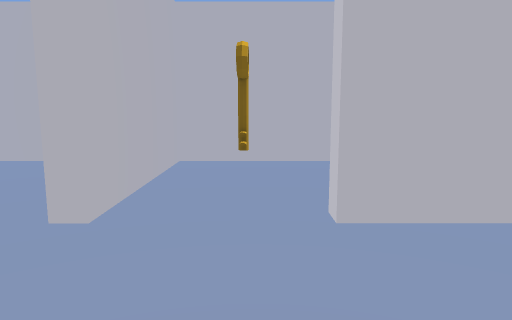
View 1 (above)

19 first-person views from a walk through a Unity game level. The camera is 1.5 m above the floor, tilts 8° down and sees 70° across. The floor is counted in squares, 1 m on a side. Each view is taken from the middle of a square. On the plan, view 1 faces up. The plan holds only what a view shows up to about 16 squares ahead; the rest is blank. The place goes on beyond the plan. The player is left out. Some animated figures are not drawn.

View 2
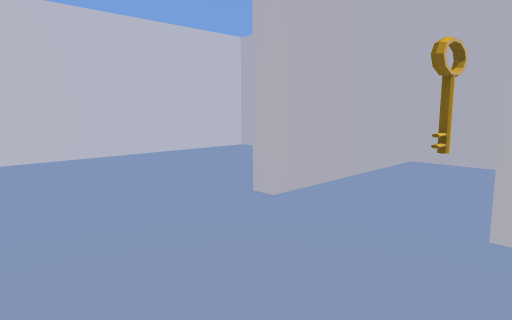

View 3
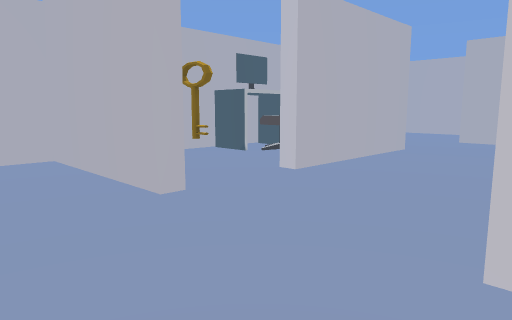

View 4
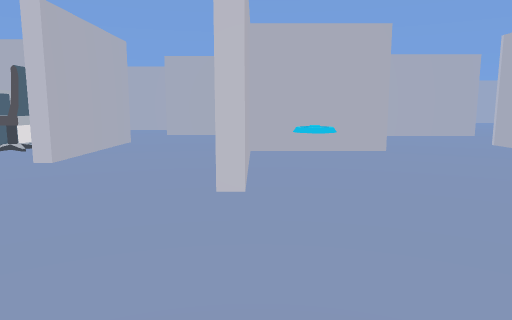

View 5
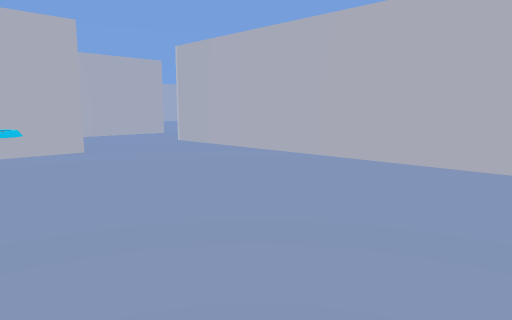

View 6
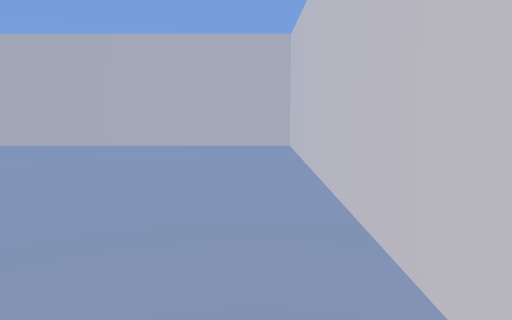

View 7
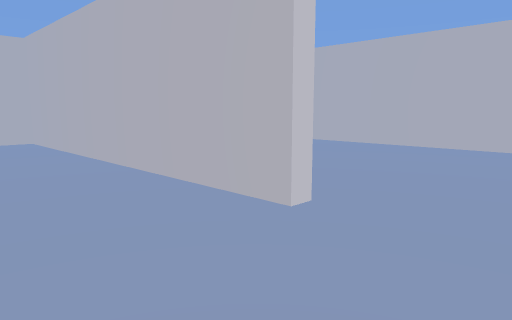

View 8
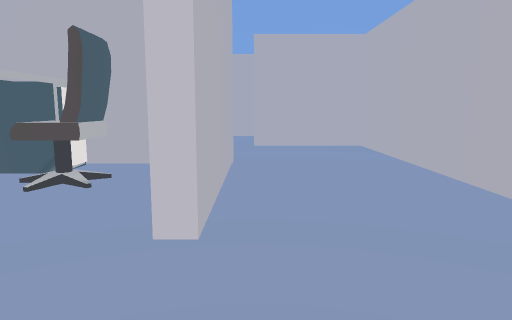

View 9
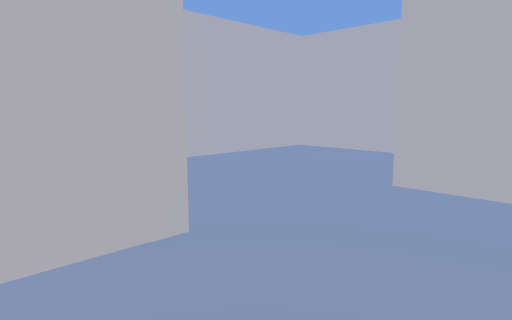

View 10
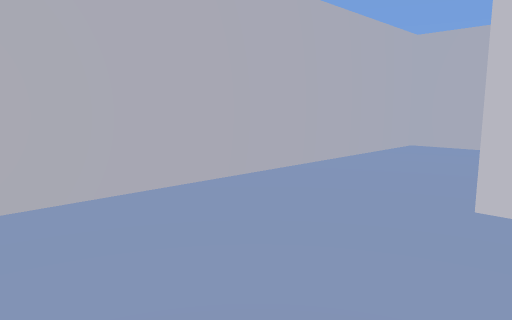

View 11
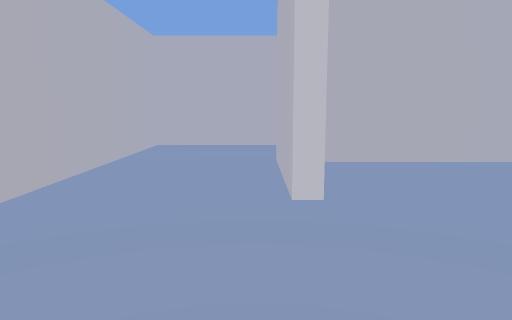

View 12
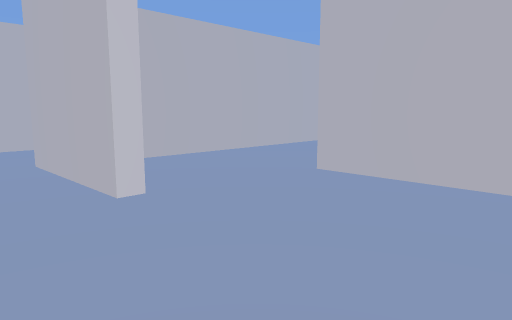

View 13
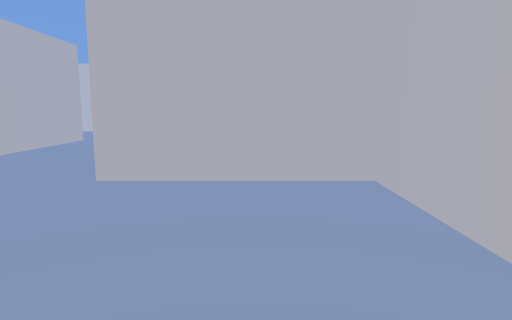

View 14
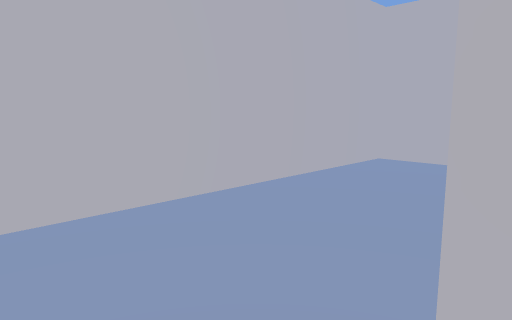

View 15
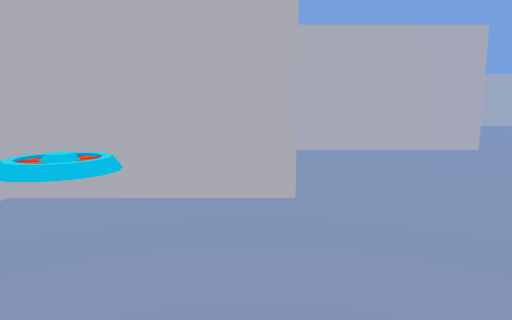

View 16
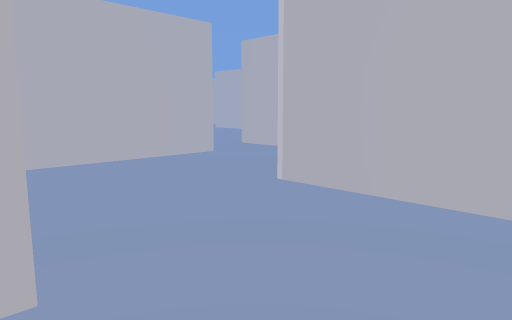

View 17
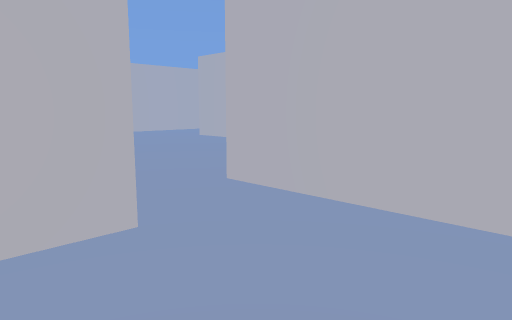

View 18
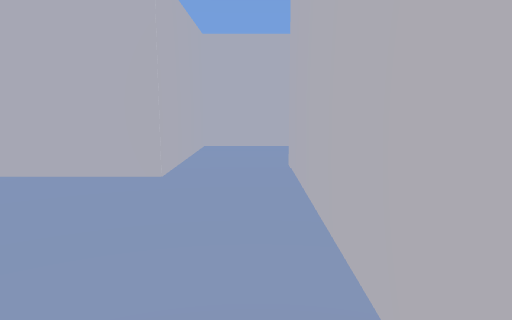

View 19
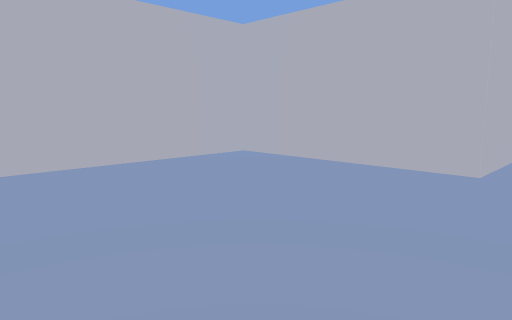

### Floor plan
Points are (right, up) in squares from view 1. A wall is a line through its corners. A room is listed if a view was taken in it or the views show most of it. See-through windows are left out.
Room 1 (views 1, 2, 3, 4, 5, 6, 7, 8, 9, 10, 11, 12, 13, 14, 15, 16, 17)
walls: (1.8, -0.8) (-2.5, -0.8) (-2.5, -0.3) (11.9, -0.3) (11.9, 4.1) (12.4, 4.1) (12.4, -0.9); (4.6, -3.1) (4.6, -5.1) (17.1, -5.1) (17.1, 10.5) (7.5, 10.5) (7.5, 4.7) (1.1, 4.7) (1.1, 5.2); (4, -5.8) (4, -0.8) (3.2, -0.8); (7, 6.9) (7, 8.8); (3.2, 10.5) (-2.2, 10.5) (-2.2, 4.7) (-2.7, 4.7) (-2.7, 10.5) (-4, 10.5); (5.5, 10.5) (5, 10.5); (6.2, -12.6) (6.2, -16.1) (13, -16.1); (-6.1, 10.5) (-9.4, 10.5) (-9.4, -10.8) (6.2, -10.8); (13.5, -13.1) (11.3, -13.1) (11.3, -6.4)
ways out: opening at (12.5, -14.5) to room 2
objects: key (0, 7); other object (2, -3); other object (3, 9) to (6, 10); other object (4, 7) to (5, 9)
Room 2 (views 18, 19)
walls: (19.9, -13.1) (13.5, -13.1); (13, -16.1) (13, -23.6) (20.4, -23.6)
ways out: opening at (12.5, -14.5) to room 1

Where each view was taken, in squares from view 1:
view 1: 0 up, 0 right, facing up
view 2: 0 up, 2 right, facing up-left
view 3: 1 down, 6 left, facing up-right
view 4: 1 down, 9 left, facing right
view 5: 1 down, 9 left, facing down-right
view 6: 4 up, 8 left, facing down
view 7: 4 up, 6 left, facing down-right
view 8: 4 up, 3 left, facing right
view 9: 1 up, 5 right, facing up-right
view 10: 10 up, 11 right, facing down-right
view 11: 10 up, 13 right, facing down
view 12: 10 up, 15 right, facing down-left
view 13: 8 up, 15 right, facing left
view 14: 0 up, 15 right, facing down-left
view 15: 5 down, 2 left, facing right
view 16: 5 down, 1 right, facing down-right
view 17: 11 down, 7 right, facing down-right
view 18: 14 down, 21 right, facing left
view 19: 14 down, 22 right, facing down-left
